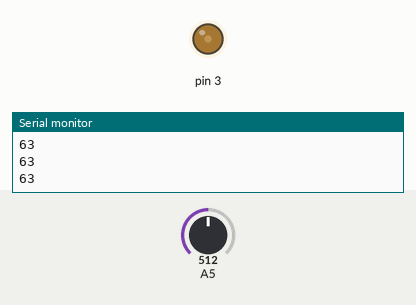
The sketch below on a simulated Arduino Uno, built with avr-gcc and run on an emulated ATmega328P. Shown: output pins drawn as LEDs (lit = HIGH), the last lines printed to the serial monitor. The inputs (shaded band) are chosen by the test bench; at power-on: A5 = 512.

Above: at 1.2 s.
1.3 s: A5 set to 716
At 1.7 s:
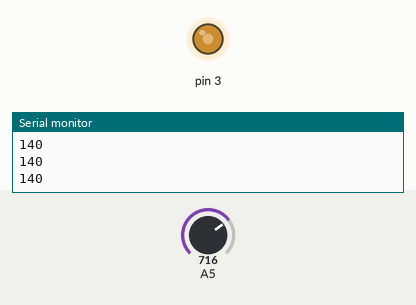
2.8 s: A5 set to 900
At 4.0 s:
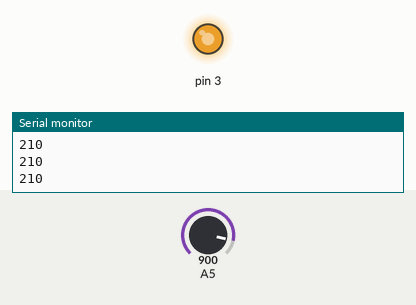
4.3 s: A5 set to 0
At 5.2 s:
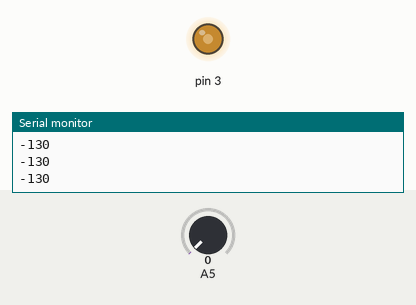
5.8 s: A5 set to 511
At 6.5 s:
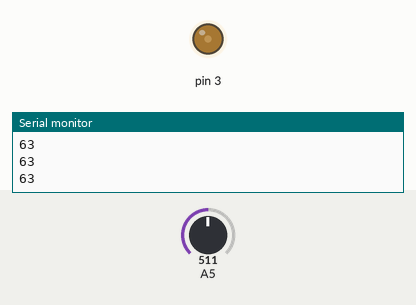
Timing chart, 0 to 8.3 s (numbered marks = the images above; inputs shaded):
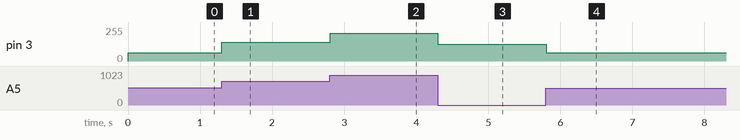

The sketch:

sensor.ino
```cpp
// C++ code
//
void setup()
{
Serial.begin(9600);
pinMode(A5,INPUT);
pinMode(3,OUTPUT);
}

void loop()
{
int mapping = map(analogRead(A5),344,1017,0,255);
analogWrite(3,mapping);
Serial.println(mapping);
}
//LED_BUILtIN - the l led that under the 13 pin
```

Measured:
- after the input at 1.3 s, pin 3: 63/255 → 140/255 at once
- after the input at 2.8 s, pin 3: 140/255 → 210/255 at once
- after the input at 4.3 s, pin 3: 210/255 → 126/255 at once
- after the input at 5.8 s, pin 3: 126/255 → 63/255 at once
